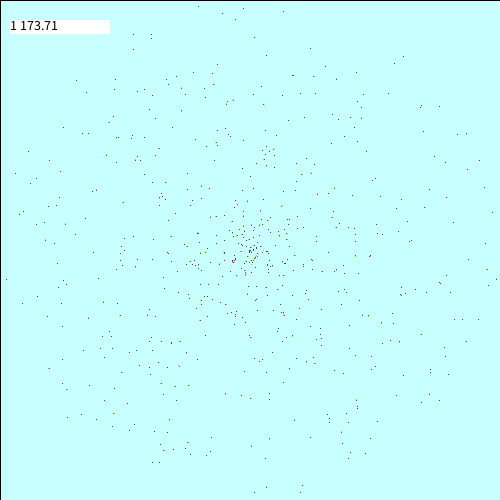
Frame 1 (no input)
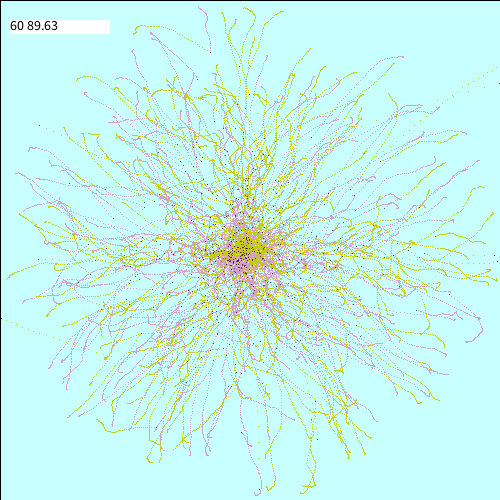
Frame 60 (the mouse pressed at the canvas centre just before this capture)
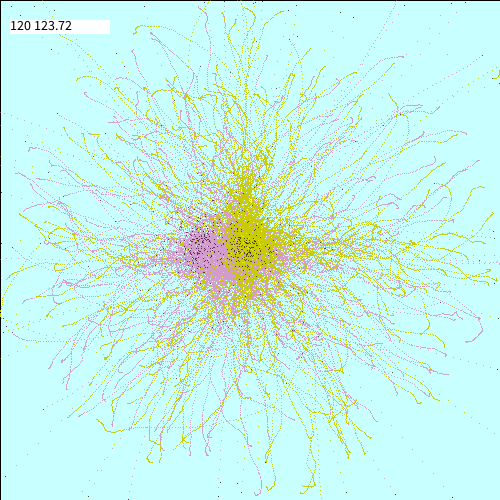
Frame 120 (the mouse held since frame 60 and released just before this capture)

The Processing sketch that drew these frames (run headless with seeded random() and noise(); from frame 60 on, the mouse is pressed at the canvas centre):

// Processing sketch: flock4
// ── flock4.pde
// Zbliżanie się i upodabnianie prędkości - wersja bardziej zaawansowana niż Flock1
// Przetłumaczone za pomocą Copilota z pliku:
// https://github.com/borkowsk/sym4algo/blob/main/Classes/5_particles/flock4.pas

final int INIT_R = 250;    // Promień początkowego koła
final int NUM_PARTICLES = 600;
final int CANVAS_WIDTH = 500;
final int CANVAS_HEIGHT = 500;
final float MAX_MOVE = 0.9;    // Współczynnik losowej zmiany prędkości 0..1
final float R_CONST = 0.5;     // Współczynnik losowości 1..20
final float V_CONST = 15;      // Współczynnik zbliżania prędkości 1..20
final float C_CONST = 15;      // Współczynnik zbliżania pozycji

class Particle {
  float x, y;    // Pozycja
  float vx, vy;  // Prędkość
  
  Particle() {
    x = 0;
    y = 0;
    vx = 0;
    vy = 0;
  }
  
  Particle(float x, float y, float vx, float vy) {
    this.x = x;
    this.y = y;
    this.vx = vx;
    this.vy = vy;
  }
}

Particle[] world;
int stepCount = 0;

void settings() {
  size(500, 500);
}

void setup() {
  background(200, 255, 255);
  world = new Particle[NUM_PARTICLES];
  
  // Inicjalizacja pozycji
  if (INIT_R > 0) {
    randomPositionCircle(0, NUM_PARTICLES - 1, CANVAS_WIDTH / 2, CANVAS_HEIGHT / 2, INIT_R);
  } else {
    randomPositionUniform(0, NUM_PARTICLES - 1);
  }
  
  // Inicjalizacja prędkości
  randomVelocity(0, NUM_PARTICLES - 1);
  
  // Rysowanie granicy obszaru dozwolonego
  stroke(0, 0, 0);
  strokeWeight(1);
  noFill();
  rect(0, 0, CANVAS_WIDTH, CANVAS_HEIGHT);
  
  drawAll(0, NUM_PARTICLES - 1, 0, 0, 0);
}

void draw() {
  // Czyszczenie - rysowanie w jasnym kolorze (pierwsza połowa - żółty, druga - różowy)
  drawAll(0, NUM_PARTICLES / 2 - 1, 250, 255, 0);
  drawAll(NUM_PARTICLES / 2, NUM_PARTICLES - 1, 255, 200, 250);
  
  // Zmiana prędkości
  velocityChange(0, NUM_PARTICLES / 2 - 1);
  velocityChange(NUM_PARTICLES / 2, NUM_PARTICLES - 1);
  
  // Przesuwanie na podstawie prędkości
  velocityMove(0, NUM_PARTICLES - 1);
  
  // Rysowanie na nowych pozycjach
  drawAll(0, NUM_PARTICLES / 2 - 1, 25, 25, 0);
  drawAll(NUM_PARTICLES / 2, NUM_PARTICLES - 1, 50, 0, 50);
  
  // Inkrementacja kroku
  stepCount++;
  
  // czyścimy obszar z tekstem
  fill(255);
  noStroke();
  rect(10, 20, 100, 14);
  // I dajemy nowy opis
  textAlign(LEFT,TOP);
  fill(0);
  textSize(14);
  text(stepCount + " " + nf(meanDistance(0, NUM_PARTICLES - 1, NUM_PARTICLES / 10), 1, 2), 10, 20);
}

// ===== INICJALIZACJA POZYCJI =====

// Inicjalizacja pozycji - równomiernie losowe w całym obszarze
void randomPositionUniform(int first, int last) {
  for (int i = first; i <= last; i++) {
    world[i] = new Particle();
    world[i].x = 1 + random(CANVAS_WIDTH - 1);
    world[i].y = 1 + random(CANVAS_HEIGHT - 1);
  }
}

// Inicjalizacja pozycji w kole o promieniu r
void randomPositionCircle(int first, int last, int centerX, int centerY, int radius) {
  for (int i = first; i <= last; i++) {
    world[i] = new Particle();
    int rr = int(random(radius));
    float angle = random(TWO_PI);
    world[i].x = round(centerX + sin(angle) * rr);
    world[i].y = round(centerY + cos(angle) * rr);
  }
}

// Inicjalizacja prędkości
void randomVelocity(int first, int last) {
  for (int i = first; i <= last; i++) {
    world[i].vx = MAX_MOVE / 2 - random(MAX_MOVE);
    world[i].vy = MAX_MOVE / 2 - random(MAX_MOVE);
  }
}

// ===== RYSOWANIE =====

// Rysowanie punktów w zadanym kolorze
void drawAll(int first, int last, int r, int g, int b) {
  stroke(r, g, b);
  for (int i = first; i <= last; i++) {
    point(round(world[i].x), round(world[i].y));
  }
}

// ===== WALIDACJA =====

// Sprawdzanie czy punkt jest w obszarze dozwolonym
boolean inside(float x, float y) {
  return (0 < x) && (x < CANVAS_WIDTH) && (0 < y) && (y < CANVAS_HEIGHT);
}

// ===== MATEMATYKA =====

// Zwraca -1 jeśli ujemne, 1 jeśli dodatnie i 0 jeśli 0
int sign(float x) {
  if (x < 0) {
    return -1;
  } else if (x > 0) {
    return 1;
  } else {
    return 0;
  }
}

// Obliczanie odległości między dwoma punktami
float distance(float x1, float y1, float x2, float y2) {
  return sqrt(sq(x1 - x2) + sq(y1 - y2));
}

// ===== RUCH =====

// Przesuwanie na podstawie prędkości
void velocityMove(int first, int last) {
  for (int i = first; i <= last; i++) {
    float dx = world[i].vx;
    float dy = world[i].vy;
    
    if (inside(world[i].x + dx, world[i].y + dy)) {
      world[i].x = world[i].x + dx;
      world[i].y = world[i].y + dy;
    }
  }
}

// Zmiana prędkości - zbliżanie się i upodabnianie prędkości
void velocityChange(int first, int last) {
  int range = last - first;
  
  for (int i = first; i <= last; i++) {
    // Wylosowanie cząsteczki do zbliżenia
    int targetIdx = first + int(random(range + 1));
    
    // Obliczenie odległości
    float d = distance(world[i].x, world[i].y, world[targetIdx].x, world[targetIdx].y);
    
    if (d > 0) {
      // Upodobnienie prędkości cząsteczki i do cząsteczki targetIdx
      world[i].vx = world[i].vx - V_CONST / d * sign((int)(world[i].vx - world[targetIdx].vx));
      world[i].vy = world[i].vy - V_CONST / d * sign((int)(world[i].vy - world[targetIdx].vy));
      
      // Przyblizenie cząsteczki i do cząsteczki targetIdx
      world[i].vx = world[i].vx - C_CONST / d * sign((int)(world[i].x - world[targetIdx].x));
      world[i].vy = world[i].vy - C_CONST / d * sign((int)(world[i].y - world[targetIdx].y));
    }
    
    // Losowa modyfikacja prędkości
    world[i].vx = world[i].vx + R_CONST * (0.5 - random(1.0));
    world[i].vy = world[i].vy + R_CONST * (0.5 - random(1.0));
  }
}

// ===== STATYSTYKI =====

// Losowa próba odległości - średnia odległość w losowych parach
float meanDistance(int first, int last, int numSamples) {
  int range = last - first;
  float sumDistance = 0.0;
  
  for (int k = 0; k < numSamples; k++) {
    // Wylosowanie cząsteczek do pomiaru
    int p1 = first + int(random(range + 1));
    int p2 = first + int(random(range + 1));
    
    // Policzenie odległości
    float dist = distance(world[p1].x, world[p1].y, world[p2].x, world[p2].y);
    sumDistance = sumDistance + dist;
  }
  
  if (numSamples > 0) {
    return sumDistance / numSamples;
  } else {
    return -9999;
  }
}
